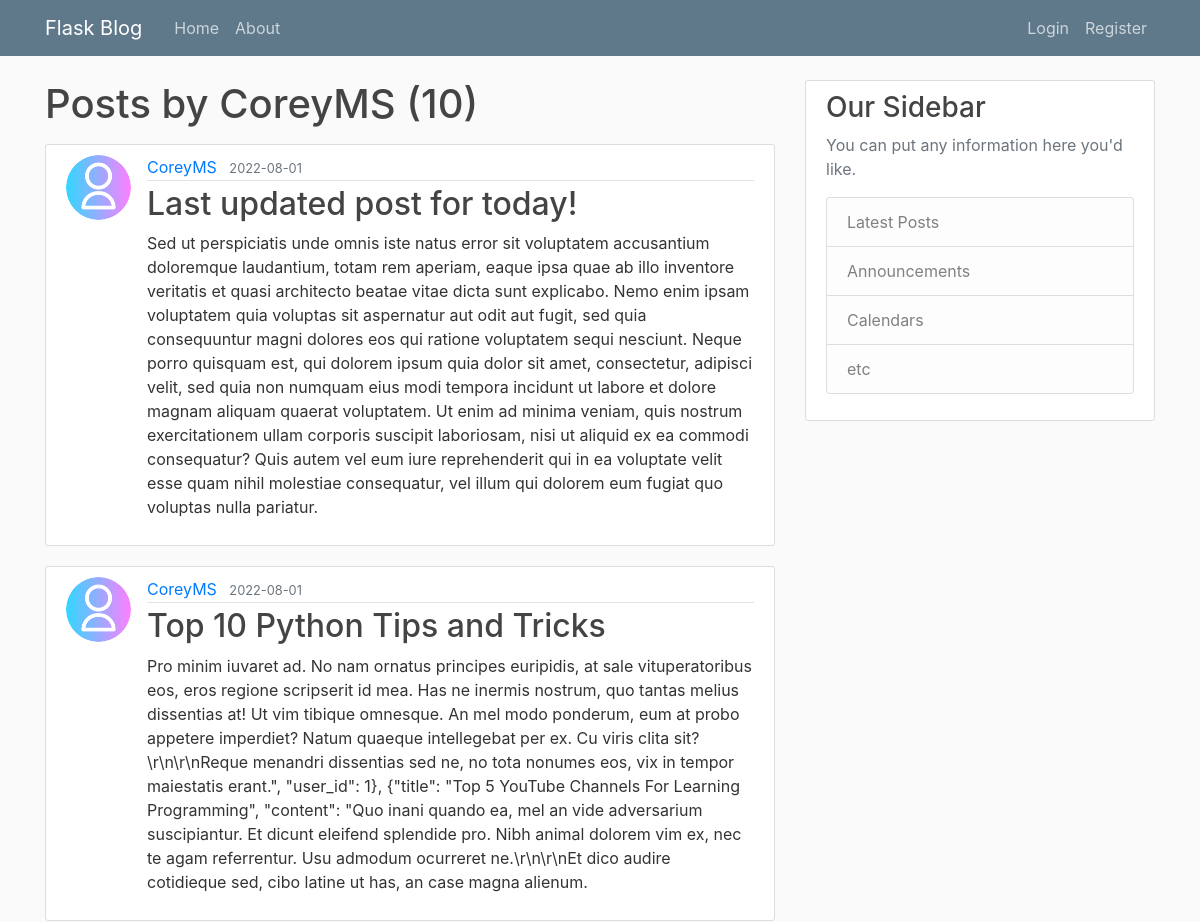
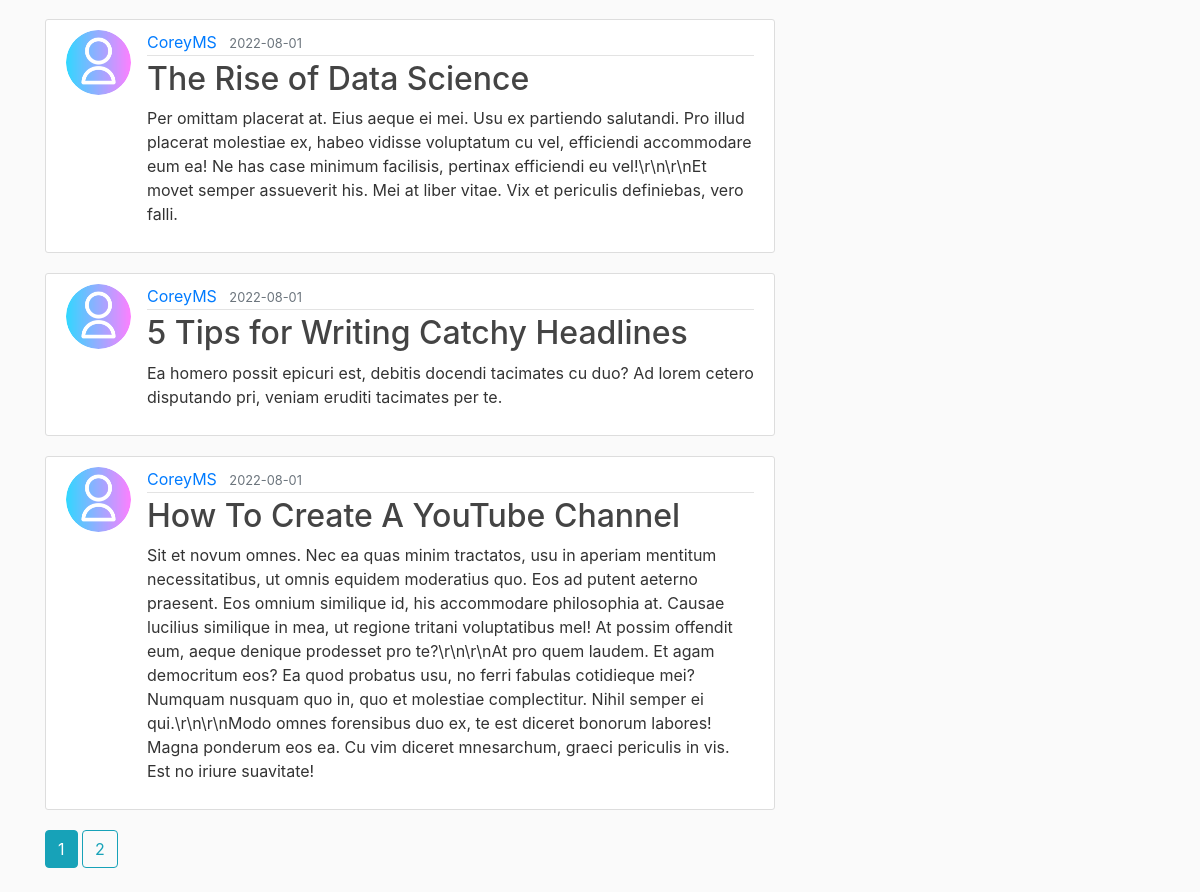
The app's page /user/CoreyMS with its own data (2 pictures, top to bottom).
### flaskblog/models.py (models this page shows, shortened)
class User(db.Model, UserMixin):
    id = db.Column(db.Integer, primary_key=True)
    username = db.Column(db.String(20), unique=True, nullable=False)
    email = db.Column(db.String(120), unique=True, nullable=False)
    image_file = db.Column(db.String(20), nullable=False, default='default.jpg')
    password = db.Column(db.String(60), nullable=False)
    posts = db.relationship('Post', backref='author', lazy=True)

class Post(db.Model):
    id = db.Column(db.Integer, primary_key=True)
    title = db.Column(db.String(100), nullable=False)
    date_posted = db.Column(db.DateTime, nullable=False, default=datetime.utcnow)
    content = db.Column(db.Text, nullable=False)
    user_id = db.Column(db.Integer, db.ForeignKey('user.id'), nullable=False)

### flaskblog/routes.py (the view)
@app.route("/user/<string:username>")
def user_posts(username):
    page = request.args.get('page', 1, type=int)
    user = User.query.filter_by(username=username).first_or_404()
    posts = Post.query.filter_by(author=user)\
        .order_by(Post.date_posted.desc())\
        .paginate(page=page, per_page=5)
    return render_template('user_posts.html', posts=posts, user=user)

### flaskblog/templates/user_posts.html
{% extends "layout.html" %}
{% block content %}
    <h1 class="mb-3">Posts by {{ user.username }} ({{ posts.total }})</h1>
    {% for post in posts.items %}
        <article class="media content-section">
          <img class="rounded-circle article-img" src="{{ url_for('static', filename='profile_pics/' + post.author.image_file) }}">
          <div class="media-body">
            <div class="article-metadata">
              <a class="mr-2" href="{{ url_for('user_posts', username=post.author.username) }}">{{ post.author.username }}</a>
              <small class="text-muted">{{ post.date_posted.strftime('%Y-%m-%d') }}</small>
            </div>
            <h2><a class="article-title" href="{{ url_for('post', post_id=post.id) }}">{{ post.title }}</a></h2>
            <p class="article-content">{{ post.content }}</p>
          </div>
        </article>
    {% endfor %}
    {% for page_num in posts.iter_pages(left_edge=1, right_edge=1, left_current=1, right_current=2) %}
      {% if page_num %}
        {% if posts.page == page_num %}
          <a class="btn btn-info mb-4" href="{{ url_for('user_posts', username=user.username, page=page_num) }}">{{ page_num }}</a>
        {% else %}
          <a class="btn btn-outline-info mb-4" href="{{ url_for('user_posts', username=user.username, page=page_num) }}">{{ page_num }}</a>
        {% endif %}
      {% else %}
        ...
      {% endif %}
    {% endfor %}
{% endblock content %}

### flaskblog/static/main.css (style rules this page uses)
body { background: #fafafa; color: #333333; margin-top: 5rem; }
h1, h2, h3, h4, h5, h6 { color: #444444; }
.content-section { background: #ffffff; padding: 10px 20px; border: 1px solid #dddddd; border-radius: 3px; margin-bottom: 20px; }
.article-title { color: #444444; }
.article-content { white-space: pre-line; }
.article-img { height: 65px; width: 65px; margin-right: 16px; }
.article-metadata { padding-bottom: 1px; margin-bottom: 4px; border-bottom: 1px solid #e3e3e3 }

### records on screen
User: username "CoreyMS"
Post: image_file (placeholder picture), author.username "CoreyMS", date_posted "2022-08-01", title "Last updated post for today!", content "Sed ut perspiciatis unde omnis iste natus error sit voluptatem accusantium doloremque laudantium, totam rem aperiam, eaque ipsa quae ab illo inventore veritatis et quasi architecto beatae vitae dicta sunt explicabo. Nemo enim ipsam voluptatem quia voluptas sit aspernatur aut odit aut fugit, sed quia consequuntur magni dolores eos qui ratione voluptatem sequi nesciunt. Neque porro quisquam est, qui dolorem ipsum quia dolor sit amet, consectetur, adipisci velit, sed quia non numquam eius modi tempora incidunt ut labore et dolore magnam aliquam quaerat voluptatem. Ut enim ad minima veniam, quis nostrum exercitationem ullam corporis suscipit laboriosam, nisi ut aliquid ex ea commodi…"
Post: image_file (placeholder picture), author.username "CoreyMS", date_posted "2022-08-01", title "Top 10 Python Tips and Tricks", content "Pro minim iuvaret ad. No nam ornatus principes euripidis, at sale vituperatoribus eos, eros regione scripserit id mea. Has ne inermis nostrum, quo tantas melius dissentias at! Ut vim tibique omnesque. An mel modo ponderum, eum at probo appetere imperdiet? Natum quaeque intellegebat per ex. Cu viris clita sit?\\r\\n\\r\\nReque menandri dissentias sed ne, no tota nonumes eos, vix in tempor maiestatis erant.\", \"user_id\": 1}, {\"title\": \"Top 5 YouTube Channels For Learning Programming\", \"content\": \"Quo inani quando ea, mel an vide adversarium suscipiantur. Et dicunt eleifend splendide pro. Nibh animal dolorem vim ex, nec te agam referrentur. Usu admodum ocurreret ne.\\r\\n\\r\\nEt dico audire cotidieque…"
Post: image_file (placeholder picture), author.username "CoreyMS", date_posted "2022-08-01", title "The Rise of Data Science", content "Per omittam placerat at. Eius aeque ei mei. Usu ex partiendo salutandi. Pro illud placerat molestiae ex, habeo vidisse voluptatum cu vel, efficiendi accommodare eum ea! Ne has case minimum facilisis, pertinax efficiendi eu vel!\\r\\n\\r\\nEt movet semper assueverit his. Mei at liber vitae. Vix et periculis definiebas, vero falli."
Post: image_file (placeholder picture), author.username "CoreyMS", date_posted "2022-08-01", title "5 Tips for Writing Catchy Headlines", content "Ea homero possit epicuri est, debitis docendi tacimates cu duo? Ad lorem cetero disputando pri, veniam eruditi tacimates per te."
Post: image_file (placeholder picture), author.username "CoreyMS", date_posted "2022-08-01", title "How To Create A YouTube Channel", content "Sit et novum omnes. Nec ea quas minim tractatos, usu in aperiam mentitum necessitatibus, ut omnis equidem moderatius quo. Eos ad putent aeterno praesent. Eos omnium similique id, his accommodare philosophia at. Causae lucilius similique in mea, ut regione tritani voluptatibus mel! At possim offendit eum, aeque denique prodesset pro te?\\r\\n\\r\\nAt pro quem laudem. Et agam democritum eos? Ea quod probatus usu, no ferri fabulas cotidieque mei? Numquam nusquam quo in, quo et molestiae complectitur. Nihil semper ei qui.\\r\\n\\r\\nModo omnes forensibus duo ex, te est diceret bonorum labores! Magna ponderum eos ea. Cu vim diceret mnesarchum, graeci periculis in vis. Est no iriure suavitate!"

### other values on screen
{{ posts.total }} "10"
{{ page_num }} "1"
{{ page_num }} "2"
